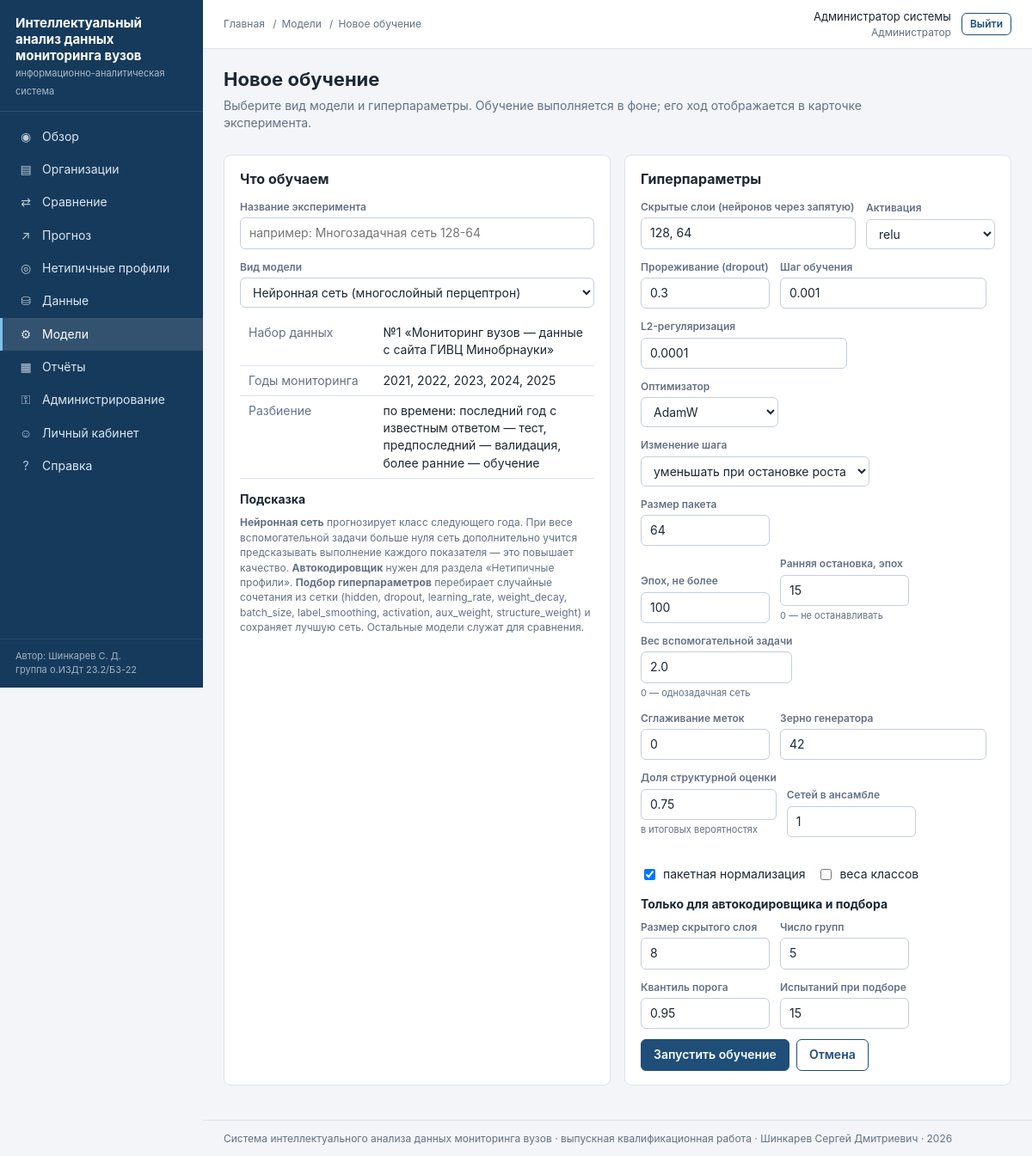
The page /models/new (signed in) on the database its author committed.
### vuzmon/db/models.py (models this page shows)
class Base(DeclarativeBase):
    """Общий базовый класс всех таблиц."""

class User(Base):
    __tablename__ = "users"
    id: Mapped[int] = mapped_column(Integer, primary_key=True)
    login: Mapped[str] = mapped_column(String(64), unique=True)
    password_hash: Mapped[str] = mapped_column(String(255))          # пароль хранится только в виде хеша
    full_name: Mapped[str] = mapped_column(String(128), default="")
    email: Mapped[str] = mapped_column(String(128), default="")
    position: Mapped[str] = mapped_column(String(128), default="")   # должность
    role_id: Mapped[int] = mapped_column(ForeignKey("roles.id"))
    is_active: Mapped[bool] = mapped_column(Boolean, default=True)
    created_at: Mapped[datetime] = mapped_column(DateTime, default=datetime.now)
    last_login_at: Mapped[datetime] = mapped_column(DateTime, nullable=True)
    role: Mapped[Role] = relationship(back_populates="users")

class Role(Base):
    __tablename__ = "roles"
    id: Mapped[int] = mapped_column(Integer, primary_key=True)
    code: Mapped[str] = mapped_column(String(32), unique=True)       # admin / analyst / viewer
    title: Mapped[str] = mapped_column(String(64))                   # название на русском
    description: Mapped[str] = mapped_column(String(255), default="")
    users: Mapped[list["User"]] = relationship(back_populates="role")

class Dataset(Base):
    __tablename__ = "datasets"
    id: Mapped[int] = mapped_column(Integer, primary_key=True)
    name: Mapped[str] = mapped_column(String(128))
    source: Mapped[str] = mapped_column(String(32))                  # site — сбор с сайта, file — загрузка файла
    location: Mapped[str] = mapped_column(String(512), default="")   # каталог или файл с данными
    years: Mapped[str] = mapped_column(String(64), default="")
    rows_count: Mapped[int] = mapped_column(Integer, default=0)
    description: Mapped[str] = mapped_column(Text, default="")
    created_by: Mapped[int] = mapped_column(ForeignKey("users.id"), nullable=True)
    created_at: Mapped[datetime] = mapped_column(DateTime, default=datetime.now)
    author: Mapped[User] = relationship()

### webapp/views_models.py (the view, shortened to what this page needs)
@bp.route("/new", methods=["GET", "POST"])
@security.roles_required(*security.ROLE_ANALYST)
def new():
    db = get_session()
    dataset = store.active_dataset(db)
    defaults = TrainConfig()
    return render_template("model_new.html", crumbs=[("Модели", url_for("models.index")), ("Новое обучение", None)],
                           defaults=defaults, model_types=jobs.MODEL_TYPES, dataset=dataset,
                           search_space=SEARCH_SPACE)

### webapp/templates/model_new.html (shortened to what this page needs)
{% extends "base.html" %}
{% from "_macros.html" import csrf with context %}
{% block content %}
<div class="page-head">
  <div>
    <h1>Новое обучение</h1>
    <p class="lead">Выберите вид модели и гиперпараметры. Обучение выполняется в фоне; его ход отображается в карточке эксперимента.</p>
  </div>
</div>
{% if not dataset %}
<div class="flash error">Нет рабочего набора данных. Загрузите данные в разделе «Данные».</div>
{% else %}
<form method="post">{{ csrf() }}
<div class="grid c2">
  <div class="card">
    <h2>Что обучаем</h2>
    <div class="form-row"><div class="field wide"><label for="name">Название эксперимента</label>
      <input type="text" id="name" name="name" maxlength="128" placeholder="например: Многозадачная сеть 128-64"></div></div>
    <div class="form-row"><div class="field wide"><label for="model_type">Вид модели</label>
      <select id="model_type" name="model_type">
        {% for code, title in model_types.items() %}<option value="{{ code }}">{{ title }}</option>{% endfor %}
      </select></div></div>
    <table class="data kv">
      <tr><td>Набор данных</td><td>№{{ dataset.id }} «{{ dataset.name }}»</td></tr>
      <tr><td>Годы мониторинга</td><td>{{ dataset.years }}</td></tr>
      <tr><td>Разбиение</td><td>по времени: последний год с известным ответом — тест, предпоследний — валидация, более ранние — обучение</td></tr>
    </table>
    <h3>Подсказка</h3>
    <p class="muted small"><b>Нейронная сеть</b> прогнозирует класс следующего года. При весе вспомогательной задачи больше нуля сеть
      дополнительно учится предсказывать выполнение каждого показателя — это повышает качество.
      <b>Автокодировщик</b> нужен для раздела «Нетипичные профили». <b>Подбор гиперпараметров</b> перебирает случайные сочетания
      из сетки ({% for key, values in search_space.items() %}{{ key }}{% if not loop.last %}, {% endif %}{% endfor %}) и сохраняет лучшую сеть.
      Остальные модели служат для сравнения.</p>
  </div>
  <div class="card">
    <h2>Гиперпараметры</h2>
    <div class="form-row">
      <div class="field wide"><label for="hidden">Скрытые слои (нейронов через запятую)</label>
        <input type="text" id="hidden" name="hidden" value="{{ defaults.hidden|join(', ') }}"></div>
      <div class="field"><label for="activation">Активация</label>
        <select id="activation" name="activation"><option>relu</option><option>gelu</option><option>elu</option><option>tanh</option></select></div>
    </div>
    <div class="form-row">
      <div class="field"><label for="dropout">Прореживание (dropout)</label>
        <input type="number" id="dropout" name="dropout" value="{{ defaults.dropout }}" min="0" max="0.9" step="0.05"></div>
      <div class="field"><label for="learning_rate">Шаг обучения</label>
        <input type="text" id="learning_rate" name="learning_rate" value="{{ defaults.learning_rate }}"></div>
      <div class="field"><label for="weight_decay">L2-регуляризация</label>
        <input type="text" id="weight_decay" name="weight_decay" value="{{ defaults.weight_decay }}"></div>
    </div>
    <div class="form-row">
      <div class="field"><label for="optimizer">Оптимизатор</label>
        <select id="optimizer" name="optimizer"><option value="adamw">AdamW</option><option value="adam">Adam</option><option value="sgd">SGD с моментом</option></select></div>
      <div class="field"><label for="scheduler">Изменение шага</label>
        <select id="scheduler" name="scheduler"><option value="plateau">уменьшать при остановке роста</option><option value="cosine">косинусное</option><option value="none">постоянный шаг</option></select></div>
      <div class="field"><label for="batch_size">Размер пакета</label>
        <input type="number" id="batch_size" name="batch_size" value="{{ defaults.batch_size }}" min="8" max="1024"></div>
    </div>
    <div class="form-row">
      <div class="field"><label for="epochs">Эпох, не более</label>
        <input type="number" id="epochs" name="epochs" value="{{ defaults.epochs }}" min="1" max="1000"></div>
      <div class="field"><label for="patience">Ранняя остановка, эпох</label>
        <input type="number" id="patience" name="patience" value="{{ defaults.patience }}" min="0" max="200">
        <span class="hint">0 — не останавливать</span></div>
      <div class="field"><label for="aux_weight">Вес вспомогательной задачи</label>
        <input type="number" id="aux_weight" name="aux_weight" value="{{ defaults.aux_weight }}" min="0" max="10" step="0.5">
        <span class="hint">0 — однозадачная сеть</span></div>
    </div>
    <div class="form-row">
      <div class="field"><label for="label_smoothing">Сглаживание меток</label>
        <input type="number" id="label_smoothing" name="label_smoothing" value="0" min="0" max="0.3" step="0.05"></div>
      <div class="field"><label for="seed">Зерно генератора</label>
        <input type="number" id="seed" name="seed" value="{{ defaults.seed }}" min="0"></div>
      <div class="field"><label for="structure_weight">Доля структурной оценки</label>
        <input type="number" id="structure_weight" name="structure_weight" value="{{ defaults.structure_weight }}" min="0" max="1" step="0.05">
        <span class="hint">в итоговых вероятностях</span></div>
      <div class="field"><label for="ensemble_size">Сетей в ансамбле</label>
        <input type="number" id="ensemble_size" name="ensemble_size" value="1" min="1" max="15"></div>
    </div>
    <div class="form-row">
      <div class="field wide"><label>&nbsp;</label>
        <div class="checks"><label><input type="checkbox" name="batch_norm" value="1" checked> пакетная нормализация</label>
          <label><input type="checkbox" name="class_weighted" value="1"> веса классов</label></div></div>
    </div>
    <h3>Только для автокодировщика и подбора</h3>
    <div class="form-row">
      <div class="field"><label for="latent_dim">Размер скрытого слоя</label>
        <input type="number" id="latent_dim" name="latent_dim" value="8" min="2" max="64"></div>
      <div class="field"><label for="n_clusters">Число групп</label>
        <input type="number" id="n_clusters" name="n_clusters" value="5" min="2" max="12"></div>
      <div class="field"><label for="anomaly_quantile">Квантиль порога</label>
        <input type="number" id="anomaly_quantile" name="anomaly_quantile" value="0.95" min="0.5" max="0.999" step="0.01"></div>
      <div class="field"><label for="n_trials">Испытаний при подборе</label>
        <input type="number" id="n_trials" name="n_trials" value="15" min="2" max="60"></div>
    </div>
    <div class="actions"><button class="btn" type="submit">Запустить обучение</button>
      <a class="btn secondary" href="{{ url_for('models.index') }}">Отмена</a></div>
  </div>
</div>
</form>
{% endif %}
{% endblock %}

### webapp/templates/base.html (shortened to what this page needs)
<!DOCTYPE html>
<html lang="ru">
<head>
  <link rel="stylesheet" href="{{ url_for('static', filename='css/app.css') }}">
</head>
<body>
<div class="layout">
  <aside class="sidebar" id="sidebar">
    <div class="brand">
      <b>Интеллектуальный анализ данных мониторинга вузов</b>
      <span>информационно-аналитическая система</span>
    </div>
    <ul class="menu">
      {% for endpoint, title, icon in menu %}
      <li><a href="{{ url_for(endpoint) }}"
             class="{{ 'active' if active_menu == endpoint else '' }}">
        <span class="icon">{{ icon }}</span>{{ title }}</a></li>
      {% endfor %}
    </ul>
    <div class="sidebar-footer">Автор: Шинкарев С. Д.<br>группа о.ИЗДт 23.2/Б3-22</div>
  </aside>
  <div class="main">
    <header class="topbar">
      <nav class="crumbs" aria-label="Навигационная цепочка">
        <a href="{{ url_for('main.dashboard') }}">Главная</a>
        {% for text, link in crumbs or [] %}
          <span class="sep">/</span>{% if link %}<a href="{{ link }}">{{ text }}</a>{% else %}<span>{{ text }}</span>{% endif %}
        {% endfor %}
      </nav>
      <div class="userbox">
        <div class="right">
          <div>{{ user.full_name or user.login }}</div>
          <div class="role">{{ user.role.title }}</div>
        </div>
        <form method="post" action="{{ url_for('auth.logout') }}" class="inline">
          <button class="btn secondary small" type="submit">Выйти</button>
        </form>
      </div>
    </header>
    <main class="content">
      {% block content %}{% endblock %}
    </main>
    <footer class="footer">
      Система интеллектуального анализа данных мониторинга вузов · выпускная квалификационная работа ·
      Шинкарев Сергей Дмитриевич · {{ now.year }}
    </footer>
  </div>
</div>
</body>
</html>

### rows shown on the page
User: full_name "Администратор системы"
Role: role "Администратор"
Dataset: id "1", name "Мониторинг вузов — данные с сайта ГИВЦ Минобрнауки", years "2021, 2022, 2023, 2024, 2025"

### other values the page prints
{{ icon }} "◉" "▤" "⇄" "↗" "◎" "⛁" "⚙" "▦" "⚿" "☺" "?"
{{ title }} "Обзор" "Организации" "Сравнение" "Прогноз" "Нетипичные профили" "Данные" "Модели" "Отчёты" "Администрирование" "Личный кабинет" "Справка"
{{ text }} "Модели"
{{ text }} "Новое обучение"
{{ key }} "hidden" "dropout" "learning_rate" "weight_decay" "batch_size" "label_smoothing" "activation" "aux_weight" "structure_weight"
form field model_type "Нейронная сеть (многослойный перцептрон)"
